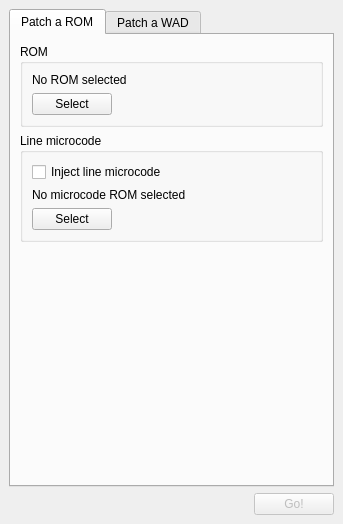
<?xml version="1.0" encoding="UTF-8"?>
<ui version="4.0">
 <class>MainWindow</class>
 <widget class="QMainWindow" name="MainWindow">
  <property name="geometry">
   <rect>
    <x>0</x>
    <y>0</y>
    <width>343</width>
    <height>524</height>
   </rect>
  </property>
  <property name="windowTitle">
   <string>gz patcher</string>
  </property>
  <widget class="QWidget" name="widget">
   <layout class="QGridLayout">
    <item row="1" column="1">
     <widget class="QPushButton" name="button_go">
      <property name="enabled">
       <bool>false</bool>
      </property>
      <property name="sizePolicy">
       <sizepolicy hsizetype="Fixed" vsizetype="Fixed">
        <horstretch>0</horstretch>
        <verstretch>0</verstretch>
       </sizepolicy>
      </property>
      <property name="text">
       <string>Go!</string>
      </property>
     </widget>
    </item>
    <item row="1" column="0">
     <spacer>
      <property name="orientation">
       <enum>Qt::Horizontal</enum>
      </property>
      <property name="sizeHint" stdset="0">
       <size>
        <width>0</width>
        <height>0</height>
       </size>
      </property>
     </spacer>
    </item>
    <item row="0" column="0" colspan="2">
     <widget class="QTabWidget" name="tabwidget">
      <property name="currentIndex">
       <number>0</number>
      </property>
      <widget class="QWidget" name="tab_rom">
       <attribute name="title">
        <string>Patch a ROM</string>
       </attribute>
       <layout class="QVBoxLayout">
        <item>
         <widget class="QGroupBox" name="groupbox_rom">
          <property name="title">
           <string>ROM</string>
          </property>
          <layout class="QVBoxLayout">
           <item>
            <widget class="QLabel" name="label_rom">
             <property name="sizePolicy">
              <sizepolicy hsizetype="Ignored" vsizetype="Preferred">
               <horstretch>0</horstretch>
               <verstretch>0</verstretch>
              </sizepolicy>
             </property>
             <property name="text">
              <string>No ROM selected</string>
             </property>
            </widget>
           </item>
           <item>
            <widget class="QPushButton" name="button_rom">
             <property name="sizePolicy">
              <sizepolicy hsizetype="Fixed" vsizetype="Fixed">
               <horstretch>0</horstretch>
               <verstretch>0</verstretch>
              </sizepolicy>
             </property>
             <property name="text">
              <string>Select</string>
             </property>
            </widget>
           </item>
          </layout>
         </widget>
        </item>
        <item>
         <widget class="QGroupBox" name="groupbox_ucode">
          <property name="title">
           <string>Line microcode</string>
          </property>
          <layout class="QVBoxLayout">
           <item>
            <widget class="QCheckBox" name="checkbox_ucode">
             <property name="text">
              <string>Inject line microcode</string>
             </property>
            </widget>
           </item>
           <item>
            <widget class="QLabel" name="label_ucode">
             <property name="sizePolicy">
              <sizepolicy hsizetype="Ignored" vsizetype="Preferred">
               <horstretch>0</horstretch>
               <verstretch>0</verstretch>
              </sizepolicy>
             </property>
             <property name="text">
              <string>No microcode ROM selected</string>
             </property>
            </widget>
           </item>
           <item>
            <widget class="QPushButton" name="button_ucode">
             <property name="sizePolicy">
              <sizepolicy hsizetype="Fixed" vsizetype="Fixed">
               <horstretch>0</horstretch>
               <verstretch>0</verstretch>
              </sizepolicy>
             </property>
             <property name="text">
              <string>Select</string>
             </property>
            </widget>
           </item>
          </layout>
         </widget>
        </item>
        <item>
         <spacer>
          <property name="orientation">
           <enum>Qt::Vertical</enum>
          </property>
          <property name="sizeHint" stdset="0">
           <size>
            <width>0</width>
            <height>0</height>
           </size>
          </property>
         </spacer>
        </item>
       </layout>
      </widget>
      <widget class="QWidget" name="tab_wad">
       <attribute name="title">
        <string>Patch a WAD</string>
       </attribute>
       <layout class="QVBoxLayout">
        <item>
         <widget class="QGroupBox" name="groupbox_wad">
          <property name="title">
           <string>WAD</string>
          </property>
          <layout class="QVBoxLayout">
           <item>
            <widget class="QLabel" name="label_wad">
             <property name="sizePolicy">
              <sizepolicy hsizetype="Ignored" vsizetype="Preferred">
               <horstretch>0</horstretch>
               <verstretch>0</verstretch>
              </sizepolicy>
             </property>
             <property name="text">
              <string>No WAD selected</string>
             </property>
            </widget>
           </item>
           <item>
            <widget class="QPushButton" name="button_wad">
             <property name="sizePolicy">
              <sizepolicy hsizetype="Fixed" vsizetype="Fixed">
               <horstretch>0</horstretch>
               <verstretch>0</verstretch>
              </sizepolicy>
             </property>
             <property name="text">
              <string>Select</string>
             </property>
            </widget>
           </item>
          </layout>
         </widget>
        </item>
        <item>
         <widget class="QGroupBox" name="groupbox_extrom">
          <property name="title">
           <string>ROM</string>
          </property>
          <layout class="QVBoxLayout">
           <item>
            <widget class="QCheckBox" name="checkbox_extrom">
             <property name="text">
              <string>Use external ROM</string>
             </property>
            </widget>
           </item>
           <item>
            <widget class="QLabel" name="label_extrom">
             <property name="sizePolicy">
              <sizepolicy hsizetype="Ignored" vsizetype="Preferred">
               <horstretch>0</horstretch>
               <verstretch>0</verstretch>
              </sizepolicy>
             </property>
             <property name="text">
              <string>No ROM selected</string>
             </property>
            </widget>
           </item>
           <item>
            <widget class="QPushButton" name="button_extrom">
             <property name="sizePolicy">
              <sizepolicy hsizetype="Fixed" vsizetype="Fixed">
               <horstretch>0</horstretch>
               <verstretch>0</verstretch>
              </sizepolicy>
             </property>
             <property name="text">
              <string>Select</string>
             </property>
            </widget>
           </item>
          </layout>
         </widget>
        </item>
        <item>
         <widget class="QGroupBox" name="groupbox_options">
          <property name="title">
           <string>Options</string>
          </property>
          <layout class="QGridLayout">
           <item row="0" column="0">
            <widget class="QLabel" name="label_remap">
             <property name="text">
              <string>Controller remapping</string>
             </property>
            </widget>
           </item>
           <item row="0" column="1">
            <widget class="QComboBox" name="combobox_remap">
             <property name="sizePolicy">
              <sizepolicy hsizetype="Expanding" vsizetype="Fixed">
               <horstretch>0</horstretch>
               <verstretch>0</verstretch>
              </sizepolicy>
             </property>
             <item>
              <property name="text">
               <string>Default</string>
              </property>
             </item>
             <item>
              <property name="text">
               <string>Raphnet</string>
              </property>
             </item>
             <item>
              <property name="text">
               <string>None</string>
              </property>
             </item>
            </widget>
           </item>
           <item row="1" column="0">
            <widget class="QLabel" name="label_id">
             <property name="text">
              <string>Channel ID</string>
             </property>
            </widget>
           </item>
           <item row="1" column="1">
            <widget class="QComboBox" name="combobox_id">
             <property name="sizePolicy">
              <sizepolicy hsizetype="Expanding" vsizetype="Fixed">
               <horstretch>0</horstretch>
               <verstretch>0</verstretch>
              </sizepolicy>
             </property>
             <item>
              <property name="text">
               <string>Default</string>
              </property>
             </item>
             <item>
              <property name="text">
               <string>Custom...</string>
              </property>
             </item>
            </widget>
           </item>
           <item row="2" column="0">
            <widget class="QLabel" name="label_title">
             <property name="text">
              <string>Channel title</string>
             </property>
            </widget>
           </item>
           <item row="2" column="1">
            <widget class="QComboBox" name="combobox_title">
             <property name="sizePolicy">
              <sizepolicy hsizetype="Expanding" vsizetype="Fixed">
               <horstretch>0</horstretch>
               <verstretch>0</verstretch>
              </sizepolicy>
             </property>
             <item>
              <property name="text">
               <string>Default</string>
              </property>
             </item>
             <item>
              <property name="text">
               <string>Custom...</string>
              </property>
             </item>
            </widget>
           </item>
           <item row="3" column="0">
            <widget class="QLabel" name="label_region">
             <property name="text">
              <string>Region</string>
             </property>
            </widget>
           </item>
           <item row="3" column="1">
            <widget class="QComboBox" name="combobox_region">
             <property name="sizePolicy">
              <sizepolicy hsizetype="Expanding" vsizetype="Fixed">
               <horstretch>0</horstretch>
               <verstretch>0</verstretch>
              </sizepolicy>
             </property>
             <property name="currentIndex">
              <number>3</number>
             </property>
             <item>
              <property name="text">
               <string>Japan</string>
              </property>
             </item>
             <item>
              <property name="text">
               <string>USA</string>
              </property>
             </item>
             <item>
              <property name="text">
               <string>Europe</string>
              </property>
             </item>
             <item>
              <property name="text">
               <string>Region free</string>
              </property>
             </item>
            </widget>
           </item>
          </layout>
         </widget>
        </item>
        <item>
         <spacer>
          <property name="orientation">
           <enum>Qt::Vertical</enum>
          </property>
          <property name="sizeHint" stdset="0">
           <size>
            <width>0</width>
            <height>0</height>
           </size>
          </property>
         </spacer>
        </item>
       </layout>
      </widget>
     </widget>
    </item>
   </layout>
  </widget>
 </widget>
 <resources/>
 <connections/>
</ui>
